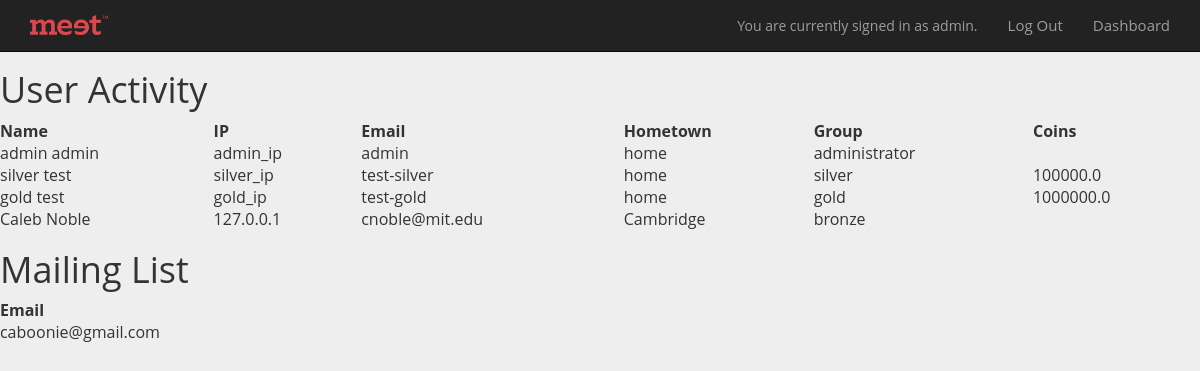
/database (signed in), run on an earlier commit of the app's database.
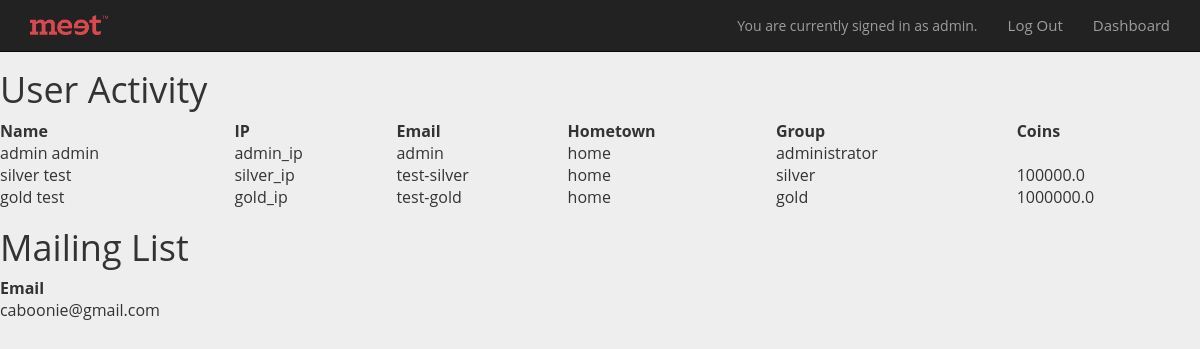
And on a later commit of the database.
### models.py (models this page shows, shortened)
class User(Base):
	__tablename__ = 'user'
	id = Column(Integer, primary_key=True)
	first_name = Column(String(255))
	last_name = Column(String(255))
	username = Column(String(255))
	group = Column(String(255))
	email = Column(String(255))
	ip_address = Column(String(255))
	password_hash = Column(String(255))
	team = relationship("Team", back_populates = "students")
	team_id = Column(Integer, ForeignKey('team.id'))
	wallet = relationship("Wallet", uselist = False, back_populates = "user")
	comments = relationship("Comment", back_populates="user")
	verified = Column(Boolean)
	confirmation_code = Column(String)
	confirmation_code_expiration = Column(DateTime)
	hometown = Column(String(255))

class Wallet(Base):
	__tablename__ = 'wallet'
	id = Column(Integer, primary_key=True)
	initial_value = Column(Float)
	current_value = Column(Float)
	user_id = Column(Integer, ForeignKey('user.id'))
	user = relationship("User",back_populates="wallet")
	investments = relationship("Investment", back_populates="wallet")

class MailingList(Base):
	__tablename__ = 'mailinglist'
	id = Column(Integer, primary_key=True)
	email = Column(String)

### webapp.py (the view)
@app.route("/database")
def showDatabase():
	if 'language' not in login_session:
		login_session['language'] = 'en'
	if 'id' not in login_session:
		flash("You do not have access to this page")
		return redirect(url_for('showLandingPage'))
	if login_session['group'] != "administrator":
		flash("You do not have access to this page")
		return redirect(url_for('showLandingPage'))
	users = get_users()
	mailing_list = get_mailing_list()
	return render_template('database.html', users = users, mailing_list = mailing_list)

### database.py (called while the page is built)
def get_users():
    return session.query(User).all()

def get_mailing_list():
        return session.query(MailingList).all()

### templates/database.html (shortened to what this page needs)
<head>
	<link rel="stylesheet" href="https://maxcdn.bootstrapcdn.com/bootstrap/3.3.7/css/bootstrap.min.css">
	<link rel="stylesheet" href="{{url_for('static', filename='style.css')}}">
</head>
<body>
<nav class="navbar navbar-inverse navbar-fixed-top">
    <div class="container">
      <div class="navbar-header">
        <a class="navbar-brand" href="/brandClick">
          <img alt="Brand Meet_Logoredv" src="{{url_for('static', filename='meet_logo_1.png')}}" style="max-height: 100%;">
        </a>
      </div>
      <div class="collapse navbar-collapse" id="navbar-collapse-1">
        <div class="navbar-right">
        	<div class="navbar-text" id="userbox">
                You are currently signed in as {{session['email']}}.
            </div>
            <ul class="nav navbar-nav">
              <li><a href = "{{url_for('logout')}}">Log Out</a></li>
              <li><a href = "{{url_for('showDashboard')}}">Dashboard</a></li>
            </ul>
        </div>
      </div>
    </div>
  </nav>
<h1> User Activity</h1>
<table style="width:100%;text-align:left;border:2px;"
<tr>
	<th>Name</th>
	<th>IP</th>
	<th>Email</th>
	<th>Hometown</th>
	<th>Group</th>
	<th>Coins</th>
	{% for user in users %}
		<tr>
			<td>{{user.first_name}} {{user.last_name}}</td>
			<td>{{user.ip_address}}</td>
			<td>{{user.email}}</td>
			<td>{{user.hometown}}</td>
			<td>{{user.group}}</td>
			<td>{{user.wallet.current_value}}</td>
		</tr>
	{%endfor%}
</table>
<h1> Mailing List </h1>
<table style="width:100%;text-align:left;border:2px;"
<tr>
	<th>Email</th>
	{% for account in mailing_list %}
		<tr>
			<td>{{account.email}} </td>
		</tr>
	{%endfor%}
</table>
<br>
<br>
</body>

### static/style.css (style rules this page uses)
body { padding-top: 50px; padding-bottom: 70px; margin: 0px; font-family: 'Open Sans', sans-serif; line-height: 1.5; background: none; }
ul li { line-height: 34px; color: #fff; font-size: 15px; font-family: 'Open Sans', sans-serif; }

### templates/database.html (style rules this page uses)
body { background: #eeeeee; }

What changed in the data, as far as the page shows it:
removed User: first_name "Caleb", last_name "Noble", ip_address "127.0.0.1", email "cnoble@mit.edu", hometown "Cambridge", group "bronze"
